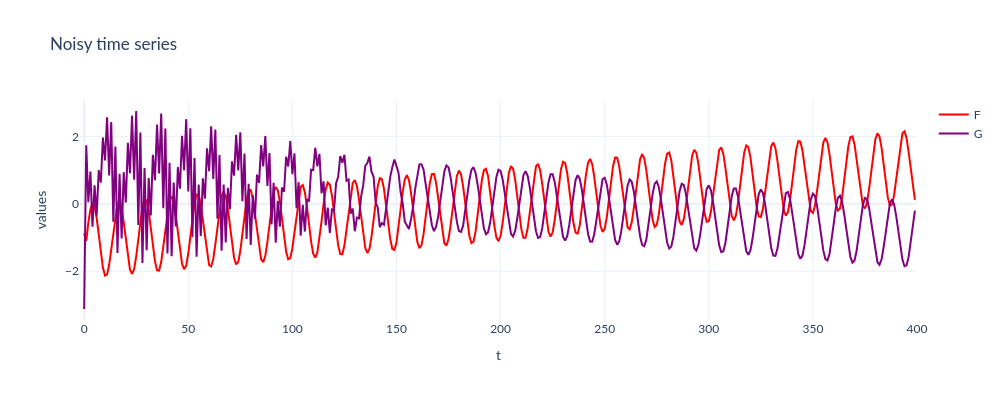

Here is the notebook cell this chart was saved with:
### Code cell
MAX = 400

fig = go.Figure()

fig.add_trace(go.Scatter(x = torch.arange(0, f_norm.shape[0])[0:MAX], y = f_norm[0:MAX],
                    mode = 'lines',
                    name = 'F',
                    line_color = "red"))

fig.add_trace(go.Scatter(x = torch.arange(0, g_norm.shape[0])[0:MAX], y = g_norm[0:MAX],
                    mode = 'lines',
                    name = 'G',
                    line_color = "purple"))

fig.update_layout(title = 'Noisy time series',
                   xaxis_title = 't',
                   yaxis_title = 'values')

fig.update_layout(template = "plotly_white")
fig.update_layout(font_family = "Lato")
fig.update_layout(xaxis_range=[-2, MAX])

fig.update_layout(autosize = False, width = 1000, height = 400)

fig.show()

### Figure 1 — Plotly figure (JSON) as saved in the notebook; plotly's stock layout.template omitted (floating-point values rounded to 4 significant figures; data arrays with more than 128 entries replaced by an {"elided": "..."} marker saying what was removed)
{"data": [{"line": {"color": "red"}, "mode": "lines", "name": "F", "type": "scatter", "x": {"elided": "400 int values"}, "y": {"elided": "400 float values"}}, {"line": {"color": "purple"}, "mode": "lines", "name": "G", "type": "scatter", "x": {"elided": "400 int values"}, "y": {"elided": "400 float values"}}], "layout": {"autosize": false, "font": {"family": "Lato"}, "height": 400, "title": {"text": "Noisy time series"}, "width": 1000, "xaxis": {"range": [-2, 400], "title": {"text": "t"}}, "yaxis": {"title": {"text": "values"}}}}
